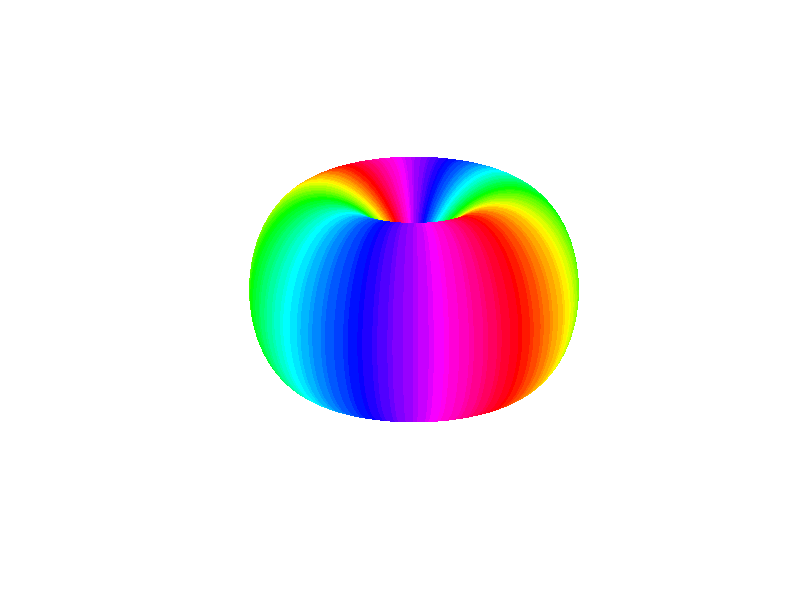

The MATLAB script that drew this image: (Note: this script raises an error after producing the figure.)
% Grid points
nx = 128;
ny = 128;

% Spinor components
zetaP2 = ones(nx, ny);
zetaP1 = zeros(nx, ny);
zeta0 = zeros(nx, ny);
zetaM1 = zeros(nx, ny);
zetaM2 = zeros(nx, ny);

% discretize sphere surface
resolution = 200;
delta = pi/resolution;
theta = 0:delta:pi; % altitude
phi = 0:2*delta:2*pi; % azimuth
[phi,theta] = meshgrid(phi,theta);

% Spin-2 spherical harmonics
Y_2p2 = 0.25 * sqrt(15 / (2*pi)).* exp(2j * phi).* sin(theta).^2;
Y_2p1 = -0.5 * sqrt(15 / (2*pi)) * exp(1j * phi).* sin(theta).*cos(theta);
Y_2p0 = 0.25 * sqrt(5 / pi) * (3 * cos(theta).^2 - 1);
Y_2m1 = 0.5 * sqrt(15 / (2*pi)) * exp(-1j * phi).* sin(theta).*cos(theta);
Y_2m2 = 0.25 * sqrt(15 / (2*pi)).* exp(-2j * phi).* sin(theta).^2;

% Plot spherical harmonic
zsph = zetaP2(64, 64).* Y_2p2 ...
    + zetaP1(64, 64).* Y_2p1 ...
    + zeta0(64, 64).* Y_2p0 ...
    + zetaM1(64, 64).* Y_2m1 ...
    + zetaM2(64, 64).* Y_2m2;

scale = 1.0;
zsph = zsph * scale;
xx = abs(zsph).^2.*sin(theta).*cos(phi);
yy = abs(zsph).^2.*sin(theta).*sin(phi);
zz = abs(zsph).^2.*cos(theta);

h = surf(xx,yy,zz,angle(zsph));
set(h, 'LineStyle','none')
axis off;
colormap(hsv);
clim([-pi pi]);
camlight left
camlight right
lighting phong
daspect([1 1 1]);
view(-23, 30);
exportgraphics(gca, '../../../thesis_tikz/gfx/FM-2-spherical.pdf');
